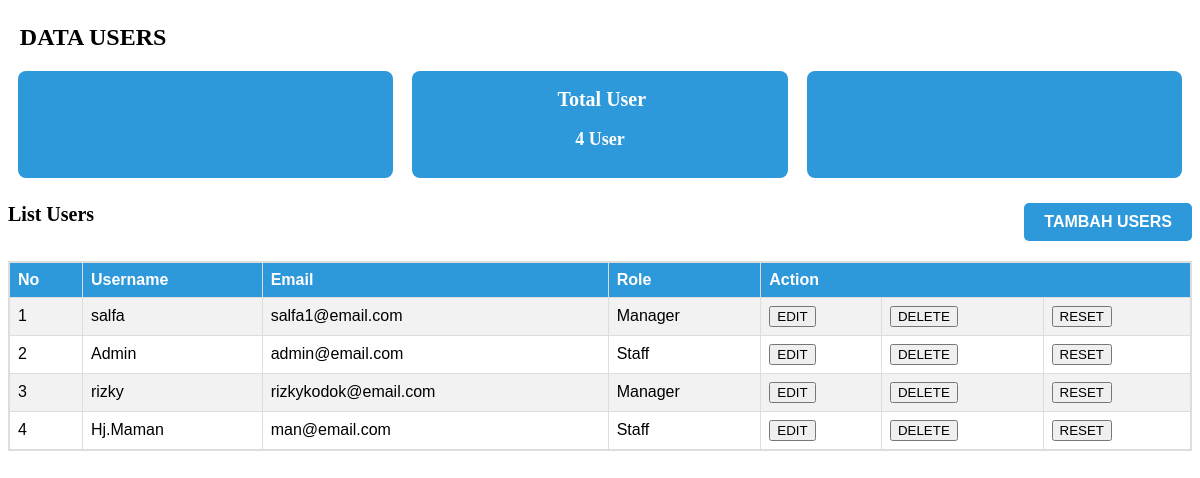
/admin/data_users/show_user.php, run on the app's committed database.
### tables this page shows
CREATE TABLE `users` (
  `users_id` int(11) NOT NULL,
  `username` varchar(255) NOT NULL,
  `email` varchar(100) NOT NULL,
  `password_user` varchar(100) NOT NULL,
  `role` enum('Manager','Staff') NOT NULL DEFAULT 'Staff'
);

### admin/data_users/show_user.php (the view, shortened to what this page needs)
<!DOCTYPE html>
<html lang="en">
<head>
    <link rel="stylesheet" href="assets/css/medicine.css">
</head>
<body>
<?php
include 'connection.php';
$no_user_query = "SELECT COUNT(*) AS total_users FROM `users`";
$no_user_result = $conn->query($no_user_query);
$query = "SELECT * FROM `users`";
$result = $conn->query($query);
if ($no_user_result) {
    $row = $no_user_result->fetch_assoc();
    $no_user = $row['total_users'];
}
$no = 1;
?>
<div class="data_users">
    <h2>DATA USERS</h2>
    <div class="stats">
        <div class="stat-box">
        </div>
        <div class="stat-box">
            <h2>Total User</h2>
            <p> <?php echo $no_user?> User</p>
        </div>
        <div class="stat-box">
        </div>
    </div>
    <div class="data-section">
        <div class="title2">
            <h2 class="title2">List Users</h2>
            <button id="add-button" class="add-button">TAMBAH USERS</button>
        </div>
        <form method="" action="">
            <div class="table_container">
                <table>
                    <tr>
                        <th>No</th>
                        <th>Username</th>
                        <th>Email</th>
                        <th>Role</th>
                        <th colspan="3">Action</th>
                    </tr>
                    <?php
                    while ($row = $result->fetch_assoc()) {
                        ?>
                        <tr>
                            <td><?php echo $no++?></td>
                            <td><?php echo htmlspecialchars($row['username']); ?></td>
                            <td><?php echo htmlspecialchars($row['email']); ?></td>
                            <td><?php echo htmlspecialchars($row['role']); ?></td>
                            <td>
                                <a href="#" class="edit"
                                data-id="<?php echo $row['users_id']; ?>"
                                data-username="<?php echo htmlspecialchars($row['username']); ?>"
                                data-email="<?php echo htmlspecialchars($row['email']); ?>"
                                data-role="<?php echo htmlspecialchars($row['role']); ?>"
                                data-password_user="<?php echo htmlspecialchars($row['password_user']); ?>">
                                <button id="edit-button" class="btn-edit">EDIT</button>
                                </a>
                            </td>
                            <td>
                                <button class="delete" data-id="<?php echo $row['users_id']; ?>">DELETE</button>
                            </td>
                            <td>
                                <a href="admin/data_users/reset_user.php?id=<?= urlencode($row['users_id']) ?>&type=<?= urlencode($row['role']) ?>"
                                onclick="return confirm('Are you sure you want to reset the password?')">
                                    <button type="button">RESET</button>
                                </a>
                            </td>
                        </tr>
                        <?php
                    }
                    ?>
                </table>
            </div>
        </form>
    </div>
</body>
</html>

### assets/css/medicine.css (style rules this page uses)
body { background-color: #d3d3d300; }
h2 { margin-top: 2%; margin-left: 1%; }
table { margin: 0 auto; border-collapse: collapse; width: 100%; font-family: Arial, sans-serif; }
th { border: 1px solid #dddddd; background-color: #2d98da; color: white; text-align: center; padding: 10px; }
td { border: 1px solid #dddddd; text-align: center; padding: 8px; }
tr:nth-child(even) { background-color: #f2f2f2; }
.add-button { margin-top: 5px; background-color: #2d98da; color: white; padding: 5px; border: none; }

### admin/data_users/show_user.php (style rules this page uses)
.table_container { max-height: 330px; overflow-y: auto; border: 1px solid #ddd; }
table { width: 100%; border-collapse: collapse; }
th, td { border: 1px solid #ddd; padding: 8px; text-align: left; }
th { position: sticky; top: 0; z-index: 2; }
.add-button { background-color: #2d98da; color: white; border: none; padding: 10px 20px; border-radius: 5px; cursor: pointer; font-size: 16px; font-weight: bold; transition: background-color 0.3s ease; }
.title2 { display: flex; justify-content: space-between; align-items: center; margin-bottom: 20px; }
.title2 h2 { margin: 0; font-size: 20px; font-weight: bold; }
.stats { display: flex; justify-content: space-around; margin-bottom: 10px; }
.stat-box { background-color: #2d98da; color: white; text-align: center; padding: 10px; border-radius: 8px; width: 30%; }
.stat-box h2 { font-size: 20px; margin-bottom: 10px; }
.stat-box p { font-size: 18px; font-weight: bold; }
.data-section { margin-top: 20px; }
.data-section h2 { font-size: 20px; margin-bottom: 10px; }

### data on the page
users: username "salfa", email "salfa1@email.com", role "Manager"
users: username "Admin", email "admin@email.com", role "Staff"
users: username "rizky", email "rizkykodok@email.com", role "Manager"
users: username "Hj.Maman", email "man@email.com", role "Staff"

### other printed values
$no_user "4"
